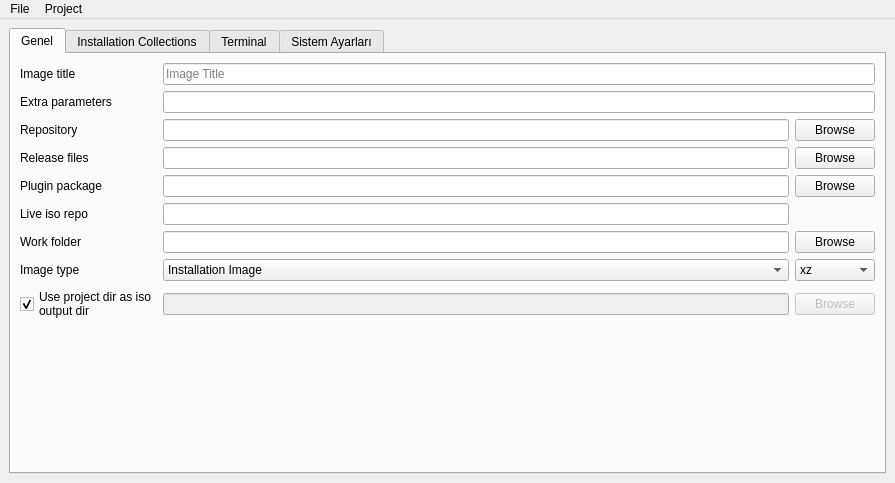
<?xml version="1.0" encoding="UTF-8"?>
<ui version="4.0">
 <class>MainWindow</class>
 <widget class="QMainWindow" name="MainWindow">
  <property name="geometry">
   <rect>
    <x>0</x>
    <y>0</y>
    <width>895</width>
    <height>483</height>
   </rect>
  </property>
  <property name="windowTitle">
   <string>Pisi Iso Creator</string>
  </property>
  <property name="windowIcon">
   <iconset>
    <normaloff>pics/pisi-logo-magenta64x64.png</normaloff>pics/pisi-logo-magenta64x64.png</iconset>
  </property>
  <widget class="QWidget" name="centralwidget">
   <layout class="QGridLayout" name="gridLayout_5">
    <item row="0" column="0">
     <widget class="QTabWidget" name="tabWidget">
      <property name="currentIndex">
       <number>0</number>
      </property>
      <widget class="QWidget" name="tab">
       <attribute name="title">
        <string>Genel</string>
       </attribute>
       <layout class="QGridLayout" name="gridLayout_2">
        <item row="0" column="0">
         <layout class="QGridLayout" name="gridLayout">
          <item row="8" column="1" colspan="2">
           <widget class="QLineEdit" name="le_iso_output_dir">
            <property name="enabled">
             <bool>false</bool>
            </property>
            <property name="toolTip">
             <string>Path to the local directory which contains metadata about the image like the release notes, etc.</string>
            </property>
           </widget>
          </item>
          <item row="2" column="0">
           <widget class="QLabel" name="label_3">
            <property name="text">
             <string>Repository</string>
            </property>
           </widget>
          </item>
          <item row="2" column="1" colspan="2">
           <widget class="QLineEdit" name="lineRepository">
            <property name="toolTip">
             <string>Local or remote URL of the repository index from which the image will be created</string>
            </property>
           </widget>
          </item>
          <item row="1" column="0">
           <widget class="QLabel" name="label_5">
            <property name="sizePolicy">
             <sizepolicy hsizetype="Fixed" vsizetype="Preferred">
              <horstretch>0</horstretch>
              <verstretch>0</verstretch>
             </sizepolicy>
            </property>
            <property name="text">
             <string>Extra parameters</string>
            </property>
           </widget>
          </item>
          <item row="0" column="1" colspan="3">
           <widget class="QLineEdit" name="lineTitle">
            <property name="toolTip">
             <string>The title of the Pardus image</string>
            </property>
            <property name="placeholderText">
             <string>Image Title</string>
            </property>
           </widget>
          </item>
          <item row="1" column="1" colspan="3">
           <widget class="QLineEdit" name="lineParameters">
            <property name="toolTip">
             <string>Extra parameters to pass to the kernel command line during boot.</string>
            </property>
           </widget>
          </item>
          <item row="6" column="1" colspan="2">
           <widget class="QLineEdit" name="lineWorkFolder">
            <property name="toolTip">
             <string>Path to the directory where Pardusman will work and create the related files and directories</string>
            </property>
           </widget>
          </item>
          <item row="6" column="3">
           <widget class="QPushButton" name="pushBrowseWorkFolder">
            <property name="text">
             <string>Browse</string>
            </property>
           </widget>
          </item>
          <item row="4" column="0">
           <widget class="QLabel" name="label_6">
            <property name="text">
             <string>Plugin package</string>
            </property>
           </widget>
          </item>
          <item row="7" column="3">
           <widget class="QComboBox" name="comboCompression">
            <item>
             <property name="text">
              <string>xz</string>
             </property>
            </item>
            <item>
             <property name="text">
              <string>gzip</string>
             </property>
            </item>
            <item>
             <property name="text">
              <string>lzma</string>
             </property>
            </item>
            <item>
             <property name="text">
              <string>lzo</string>
             </property>
            </item>
            <item>
             <property name="text">
              <string>zstd</string>
             </property>
            </item>
           </widget>
          </item>
          <item row="3" column="3">
           <widget class="QPushButton" name="pushBrowseReleaseFiles">
            <property name="text">
             <string>Browse</string>
            </property>
           </widget>
          </item>
          <item row="5" column="0">
           <widget class="QLabel" name="label_8">
            <property name="text">
             <string>Live iso repo</string>
            </property>
           </widget>
          </item>
          <item row="3" column="1" colspan="2">
           <widget class="QLineEdit" name="lineReleaseFiles">
            <property name="toolTip">
             <string>Path to the local directory which contains metadata about the image like the release notes, etc.</string>
            </property>
           </widget>
          </item>
          <item row="7" column="0">
           <widget class="QLabel" name="label_7">
            <property name="text">
             <string>Image type</string>
            </property>
           </widget>
          </item>
          <item row="8" column="0">
           <widget class="QCheckBox" name="check_use_project_dir">
            <property name="text">
             <string>Use project dir as iso
output dir</string>
            </property>
            <property name="checked">
             <bool>true</bool>
            </property>
           </widget>
          </item>
          <item row="6" column="0">
           <widget class="QLabel" name="label_2">
            <property name="text">
             <string>Work folder</string>
            </property>
           </widget>
          </item>
          <item row="8" column="3">
           <widget class="QPushButton" name="btn_browse_iso_output_dir">
            <property name="enabled">
             <bool>false</bool>
            </property>
            <property name="text">
             <string>Browse</string>
            </property>
           </widget>
          </item>
          <item row="3" column="0">
           <widget class="QLabel" name="label_4">
            <property name="text">
             <string>Release files</string>
            </property>
           </widget>
          </item>
          <item row="5" column="1" colspan="2">
           <widget class="QLineEdit" name="lineLiveIsoRepo">
            <property name="text">
             <string/>
            </property>
            <property name="placeholderText">
             <string/>
            </property>
           </widget>
          </item>
          <item row="4" column="3">
           <widget class="QPushButton" name="pushBrowsePluginPackage">
            <property name="text">
             <string>Browse</string>
            </property>
           </widget>
          </item>
          <item row="4" column="1" colspan="2">
           <widget class="QLineEdit" name="linePluginPackage"/>
          </item>
          <item row="2" column="3">
           <widget class="QPushButton" name="pushBrowseRepository">
            <property name="sizePolicy">
             <sizepolicy hsizetype="Fixed" vsizetype="Fixed">
              <horstretch>0</horstretch>
              <verstretch>0</verstretch>
             </sizepolicy>
            </property>
            <property name="text">
             <string>Browse</string>
            </property>
           </widget>
          </item>
          <item row="7" column="1" colspan="2">
           <widget class="QComboBox" name="comboType">
            <item>
             <property name="text">
              <string>Installation Image</string>
             </property>
            </item>
            <item>
             <property name="text">
              <string>Live Image</string>
             </property>
            </item>
           </widget>
          </item>
          <item row="0" column="0">
           <widget class="QLabel" name="label">
            <property name="text">
             <string>Image title</string>
            </property>
           </widget>
          </item>
         </layout>
        </item>
        <item row="1" column="0">
         <spacer name="verticalSpacer">
          <property name="orientation">
           <enum>Qt::Vertical</enum>
          </property>
          <property name="sizeHint" stdset="0">
           <size>
            <width>20</width>
            <height>40</height>
           </size>
          </property>
         </spacer>
        </item>
       </layout>
      </widget>
      <widget class="QWidget" name="tab_2">
       <attribute name="title">
        <string>Installation Collections</string>
       </attribute>
       <layout class="QGridLayout" name="gridLayout_3">
        <item row="0" column="1">
         <widget class="QPushButton" name="pushAddCollection">
          <property name="text">
           <string>Add</string>
          </property>
         </widget>
        </item>
        <item row="1" column="1">
         <widget class="QPushButton" name="pushModifyCollection">
          <property name="text">
           <string>Modify</string>
          </property>
         </widget>
        </item>
        <item row="2" column="1">
         <widget class="QPushButton" name="pushRemoveCollection">
          <property name="text">
           <string>Remove</string>
          </property>
         </widget>
        </item>
        <item row="3" column="1">
         <widget class="QPushButton" name="pushSetDefaultCollection">
          <property name="enabled">
           <bool>true</bool>
          </property>
          <property name="text">
           <string>Set as Default</string>
          </property>
          <property name="checkable">
           <bool>true</bool>
          </property>
          <property name="checked">
           <bool>true</bool>
          </property>
         </widget>
        </item>
        <item row="4" column="1">
         <widget class="QCheckBox" name="checkCollection">
          <property name="text">
           <string>Collection Base</string>
          </property>
         </widget>
        </item>
        <item row="5" column="1">
         <spacer name="verticalSpacer_2">
          <property name="orientation">
           <enum>Qt::Vertical</enum>
          </property>
          <property name="sizeHint" stdset="0">
           <size>
            <width>20</width>
            <height>416</height>
           </size>
          </property>
         </spacer>
        </item>
        <item row="0" column="0" rowspan="6">
         <widget class="QListWidget" name="listPackageCollection"/>
        </item>
       </layout>
      </widget>
      <widget class="QWidget" name="tab_3">
       <attribute name="title">
        <string>Terminal</string>
       </attribute>
       <layout class="QGridLayout" name="gridLayout_6">
        <item row="0" column="0">
         <layout class="QVBoxLayout" name="terminalLayout"/>
        </item>
       </layout>
      </widget>
<widget class="QWidget" name="tab_4">
       <property name="enabled">
        <bool>true</bool>
       </property>
       <property name="minimumSize">
        <size>
         <width>873</width>
         <height>0</height>
        </size>
       </property>
       <attribute name="title">
        <string>Sistem Ayarları</string>
       </attribute>
       <layout class="QGridLayout" name="gridLayout_7">
        <item row="0" column="0">
         <widget class="QTabWidget" name="tabWidget_2">
          <property name="currentIndex">
           <number>0</number>
          </property>
          <widget class="QWidget" name="tab_5">
           <attribute name="title">
            <string>lsb-release</string>
           </attribute>
           <layout class="QHBoxLayout" name="horizontalLayout">
            <item>
             <widget class="QPlainTextEdit" name="lineLsbReleaseEdit"/>
            </item>
           </layout>
          </widget>
          <widget class="QWidget" name="tab_6">
           <attribute name="title">
            <string>os-release</string>
           </attribute>
           <layout class="QHBoxLayout" name="horizontalLayout_2">
            <item>
             <widget class="QPlainTextEdit" name="lineOsReleaseEdit"/>
            </item>
           </layout>
          </widget>
          <widget class="QWidget" name="tab_7">
           <attribute name="title">
            <string>pisilinux-release</string>
           </attribute>
           <layout class="QHBoxLayout" name="horizontalLayout_3">
            <item>
             <widget class="QPlainTextEdit" name="linePisilinuxRelease"/>
            </item>
           </layout>
          </widget>
         </widget>
        </item>
        <item row="1" column="0">
         <widget class="QPushButton" name="releaseSave">
          <property name="text">
           <string>Tüm Değişiklileri Kaydet</string>
          </property>
         </widget>
        </item>
       </layout>
      </widget>
     </widget>
    </item>
   </layout>
  </widget>
  <widget class="QMenuBar" name="menubar">
   <property name="geometry">
    <rect>
     <x>0</x>
     <y>0</y>
     <width>895</width>
     <height>20</height>
    </rect>
   </property>
   <widget class="QMenu" name="menuFile">
    <property name="title">
     <string>File</string>
    </property>
    <addaction name="actionNew"/>
    <addaction name="actionOpen"/>
    <addaction name="separator"/>
    <addaction name="actionSave"/>
    <addaction name="actionSaveAs"/>
    <addaction name="separator"/>
    <addaction name="actionExit"/>
   </widget>
   <widget class="QMenu" name="menuProject">
    <property name="title">
     <string>Project</string>
    </property>
    <widget class="QMenu" name="menuCommands">
     <property name="title">
      <string>Commands</string>
     </property>
     <addaction name="actionMake_Repo"/>
     <addaction name="separator"/>
     <addaction name="actionMake_Live"/>
     <addaction name="actionPack_Live"/>
     <addaction name="separator"/>
     <addaction name="actionMake_Iso"/>
    </widget>
    <widget class="QMenu" name="menuMissing_Packages">
     <property name="title">
      <string>Missing Packages</string>
     </property>
     <addaction name="actionCheck_Repo"/>
     <addaction name="actionRemoveMissingPackages"/>
    </widget>
    <addaction name="actionUpdateRepo"/>
    <addaction name="separator"/>
    <addaction name="actionPackages"/>
    <addaction name="actionInstallationImagePackages"/>
    <addaction name="actionLanguages"/>
    <addaction name="separator"/>
    <addaction name="actionMakeImage"/>
    <addaction name="menuCommands"/>
    <addaction name="menuMissing_Packages"/>
   </widget>
   <addaction name="menuFile"/>
   <addaction name="menuProject"/>
  </widget>
  <action name="actionNew">
   <property name="icon">
    <iconset>
     <normaloff>pics/document-new.png</normaloff>pics/document-new.png</iconset>
   </property>
   <property name="text">
    <string>New</string>
   </property>
  </action>
  <action name="actionOpen">
   <property name="icon">
    <iconset>
     <normaloff>pics/document-open.png</normaloff>pics/document-open.png</iconset>
   </property>
   <property name="text">
    <string>Open...</string>
   </property>
   <property name="shortcut">
    <string>Ctrl+O</string>
   </property>
  </action>
  <action name="actionSave">
   <property name="icon">
    <iconset>
     <normaloff>pics/document-save.png</normaloff>pics/document-save.png</iconset>
   </property>
   <property name="text">
    <string>Save</string>
   </property>
  </action>
  <action name="actionSaveAs">
   <property name="icon">
    <iconset>
     <normaloff>pics/document-save-as.png</normaloff>pics/document-save-as.png</iconset>
   </property>
   <property name="text">
    <string>Save As...</string>
   </property>
  </action>
  <action name="actionExit">
   <property name="icon">
    <iconset>
     <normaloff>pics/application-exit.png</normaloff>pics/application-exit.png</iconset>
   </property>
   <property name="text">
    <string>Exit</string>
   </property>
  </action>
  <action name="actionUpdateRepo">
   <property name="icon">
    <iconset>
     <normaloff>pics/view-refresh.png</normaloff>pics/view-refresh.png</iconset>
   </property>
   <property name="text">
    <string>Update Repo</string>
   </property>
   <property name="shortcut">
    <string>F5</string>
   </property>
  </action>
  <action name="actionPackages">
   <property name="icon">
    <iconset>
     <normaloff>pics/applications-other.png</normaloff>pics/applications-other.png</iconset>
   </property>
   <property name="text">
    <string>Packages...</string>
   </property>
  </action>
  <action name="actionInstallationImagePackages">
   <property name="icon">
    <iconset>
     <normaloff>pics/applications-other.png</normaloff>pics/applications-other.png</iconset>
   </property>
   <property name="text">
    <string>Installation Image Packages...</string>
   </property>
  </action>
  <action name="actionLanguages">
   <property name="icon">
    <iconset>
     <normaloff>pics/applications-education-language.png</normaloff>pics/applications-education-language.png</iconset>
   </property>
   <property name="text">
    <string>Languages...</string>
   </property>
  </action>
  <action name="actionMakeImage">
   <property name="icon">
    <iconset>
     <normaloff>pics/media-optical.png</normaloff>pics/media-optical.png</iconset>
   </property>
   <property name="text">
    <string>Make Image</string>
   </property>
   <property name="shortcut">
    <string>Ctrl+R</string>
   </property>
  </action>
  <action name="actionMake_Repo">
   <property name="text">
    <string>Make Repo</string>
   </property>
  </action>
  <action name="actionCheck_Repo">
   <property name="text">
    <string>Check Repo</string>
   </property>
  </action>
  <action name="actionMake_Live">
   <property name="text">
    <string>Make Live</string>
   </property>
  </action>
  <action name="actionPack_Live">
   <property name="text">
    <string>Pack Live</string>
   </property>
  </action>
  <action name="actionMake_Iso">
   <property name="text">
    <string>Make Iso</string>
   </property>
   <property name="shortcut">
    <string>Ctrl+Shift+C</string>
   </property>
  </action>
  <action name="actionCheck">
   <property name="text">
    <string>Check</string>
   </property>
  </action>
  <action name="actionRemoveMissingPackages">
   <property name="text">
    <string>Remove Missing Packages</string>
   </property>
  </action>
 </widget>
 <tabstops>
  <tabstop>lineTitle</tabstop>
  <tabstop>lineParameters</tabstop>
  <tabstop>lineRepository</tabstop>
  <tabstop>lineReleaseFiles</tabstop>
  <tabstop>linePluginPackage</tabstop>
  <tabstop>lineWorkFolder</tabstop>
  <tabstop>comboType</tabstop>
  <tabstop>pushBrowseRepository</tabstop>
  <tabstop>pushBrowseReleaseFiles</tabstop>
  <tabstop>pushBrowsePluginPackage</tabstop>
  <tabstop>pushBrowseWorkFolder</tabstop>
  <tabstop>comboCompression</tabstop>
 </tabstops>
 <connections>
  <connection>
   <sender>check_use_project_dir</sender>
   <signal>toggled(bool)</signal>
   <receiver>le_iso_output_dir</receiver>
   <slot>setDisabled(bool)</slot>
   <hints>
    <hint type="sourcelabel">
     <x>83</x>
     <y>400</y>
    </hint>
    <hint type="destinationlabel">
     <x>251</x>
     <y>401</y>
    </hint>
   </hints>
  </connection>
  <connection>
   <sender>check_use_project_dir</sender>
   <signal>toggled(bool)</signal>
   <receiver>btn_browse_iso_output_dir</receiver>
   <slot>setDisabled(bool)</slot>
   <hints>
    <hint type="sourcelabel">
     <x>122</x>
     <y>421</y>
    </hint>
    <hint type="destinationlabel">
     <x>835</x>
     <y>412</y>
    </hint>
   </hints>
  </connection>
 </connections>
</ui>
